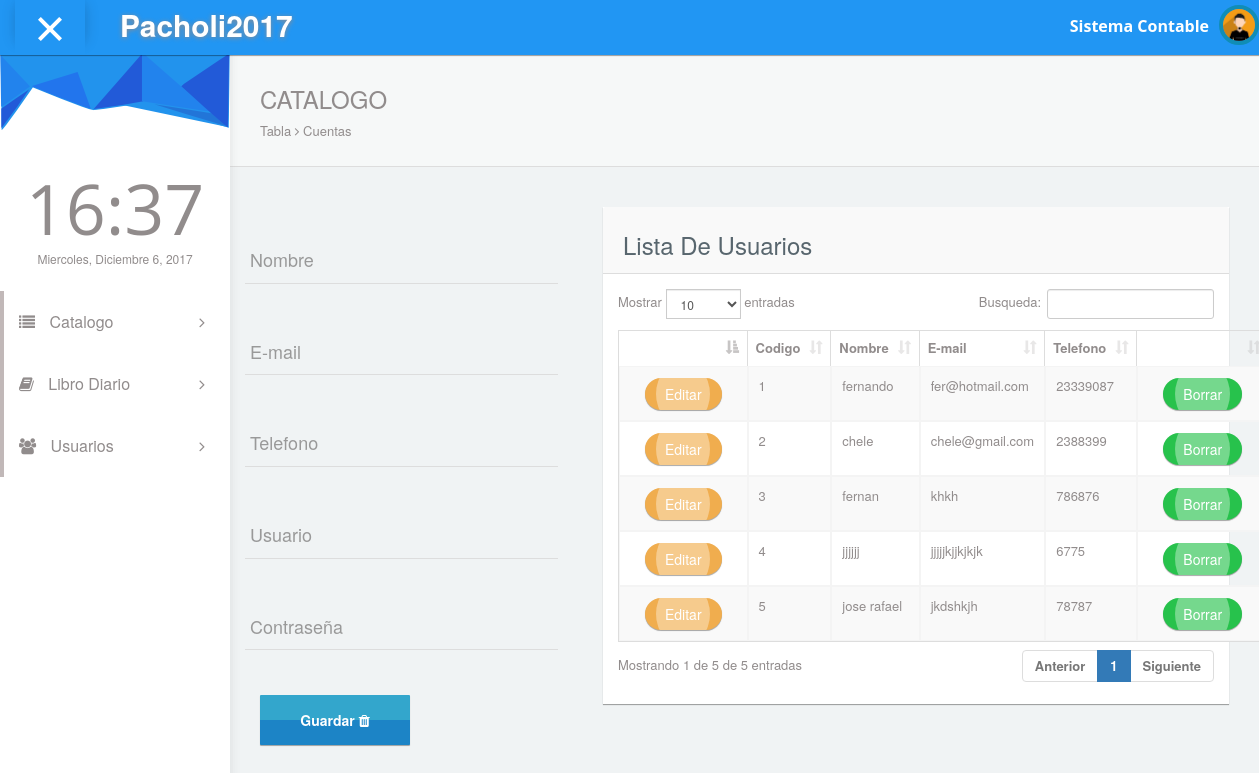
The page /pages/usuario.php?id=1 on the database its author committed.
### tables this page shows
CREATE TABLE `usuario` (
  `idusuario` int(11) NOT NULL,
  `nombre` varchar(100) NOT NULL,
  `pass` varchar(100) NOT NULL,
  `mail` varchar(100) NOT NULL,
  `telefono` varchar(50) NOT NULL,
  `fecha` timestamp NOT NULL DEFAULT CURRENT_TIMESTAMP ON UPDATE CURRENT_TIMESTAMP,
  `usuario` varchar(50) NOT NULL
);

### pages/usuario.php (the view, shortened to what this page needs)
<!DOCTYPE html>
<html lang="en">
<head>
  <link rel="stylesheet" type="text/css" href="../asset/css/bootstrap.min.css">
  <link rel="stylesheet" type="text/css" href="../asset/css/plugins/font-awesome.min.css"/>
  <link rel="stylesheet" type="text/css" href="../asset/css/plugins/datatables.bootstrap.min.css"/>
  <link rel="stylesheet" type="text/css" href="../asset/css/plugins/animate.min.css"/>
  <link href="../asset/css/style.css" rel="stylesheet">
</head>
<body id="mimin" class="dashboard">
      <?php include "header.php"?>
      <div class="container-fluid mimin-wrapper">
<?php include "menu.php";?>
            <div id="content">
               <div class="panel box-shadow-none content-header">
                  <div class="panel-body">
                    <div class="col-md-12">
                        <h3 class="animated fadeInLeft">CATALOGO</h3>
                        <p class="animated fadeInDown">
                          Tabla <span class="fa-angle-right fa"></span> Cuentas
                        </p>
                    </div>
                  </div>
              </div>
              <form id="turismo" name="turismo" action="" method="post">
              <div class="col-md-12 top-20 padding-0">
               <div class="col-md-4">
                            <div class="form-group form-animate-text" style="margin-top:30px !important;">
                              <input type="text" class="form-text" id="nombre" name="nombre" value="<?php echo $nombrecuentaR; ?>" required>
                              <label>Nombre</label>
                            </div>
                            <div class="form-group form-animate-text" style="margin-top:30px !important;">
                              <input type="text" class="form-text" id="correo" name="correo" value="<?php echo $nombrecuentaR; ?>" required>
                              <label>E-mail</label>
                            </div>
                            <div class="form-group form-animate-text" style="margin-top:30px !important;">
                              <input type="text" class="form-text" id="telefono" name="telefono" value="<?php echo $nombrecuentaR; ?>" required>
                              <label>Telefono</label>
                            </div>
                            <div class="form-group form-animate-text" style="margin-top:30px !important;">
                              <input type="text" class="form-text" id="usuario" name="usuario" value="<?php echo $nombrecuentaR; ?>" required>
                              <label>Usuario</label>
                            </div>
                            <div class="form-group form-animate-text" style="margin-top:30px !important;">
                              <input type="password" class="form-text" id="pass" name="pass" value="<?php echo $nombrecuentaR; ?>" required>
                              <label>Contraseña</label>
                            </div>
                            <div class="col-md-3">
                              <button type="button" class="btn-flip btn btn-gradient btn-primary" onclick="verificar()">
                                <div class="flip">
                                  <div class="side">
                                    Guardar <span class="fa fa-trash"></span>
                                  </div>
                                  <div class="side back">
                                    continuar?
                                  </div>
                                </div>
                              </button>
                          </div>
                </div>
                <div class="col-md-8">
                  <div class="col-md-12">
                  <div class="panel">
                    <div class="panel-heading"><h3>Lista De Usuarios</h3></div>
                    <div class="panel-body">
                      <div class="responsive-table">
                      <table id="datatables-example" class="table table-striped table-bordered" width="100%" cellspacing="0">
                      <thead>
                        <tr>
                          <th></th>
                          <th>Codigo</th>
                          <th>Nombre</th>
                          <th>E-mail</th>
                          <th>Telefono</th>
                          <th></th>
                        </tr>
                      </thead>
                      <tbody>
                      <?php
include "../config/conexion.php";
$result = $conexion->query("select * from usuario order by idusuario");
if ($result) {
    while ($fila = $result->fetch_object()) {
        echo "<tr>";
        echo "<td>
          <div class='col-md-2' style='margin-top:1px'>
            <button class='btn ripple-infinite btn-round btn-warning' onclick='modify(" . $fila->idcatalogo . ")';>
            <div>
              <span>Editar</span>
            </div>
            </button>
            </div>
        </td>";
        echo "<td>" . $fila->idusuario . "</td>";
        echo "<td>" . $fila->nombre . "</td>";
        echo "<td>" . $fila->mail . "</td>";
        echo "<td>" . $fila->telefono . "</td>";
        echo "<td>
          <div class='col-md-2' style='margin-top:1px'>
            <button class='btn ripple-infinite btn-round btn-success' onclick='confirmar(" . $fila->idcatalogo . ")'>
            <div>
              <span>Borrar</span>
            </div>
            </button>
            </div>
        </td>";
        echo "</tr>";
    }
}
?>
                      </tbody>
                        </table>
                      </div>
                  </div>
                </div>
              </div>
              </div>
              </div>
              </form>
            </div>
      </div>
</body>
</html>

### rows shown on the page
usuario: idusuario "1", nombre "fernando", mail "fer@hotmail.com", telefono "23339087"
usuario: idusuario "2", nombre "chele", mail "chele@gmail.com", telefono "2388399"
usuario: idusuario "3", nombre "fernan", mail "khkh", telefono "786876"
usuario: idusuario "4", nombre "jjjjjj", mail "jjjjjkjjkjkjk", telefono "6775"
usuario: idusuario "5", nombre "jose rafael", mail "jkdshkjh", telefono "78787"
